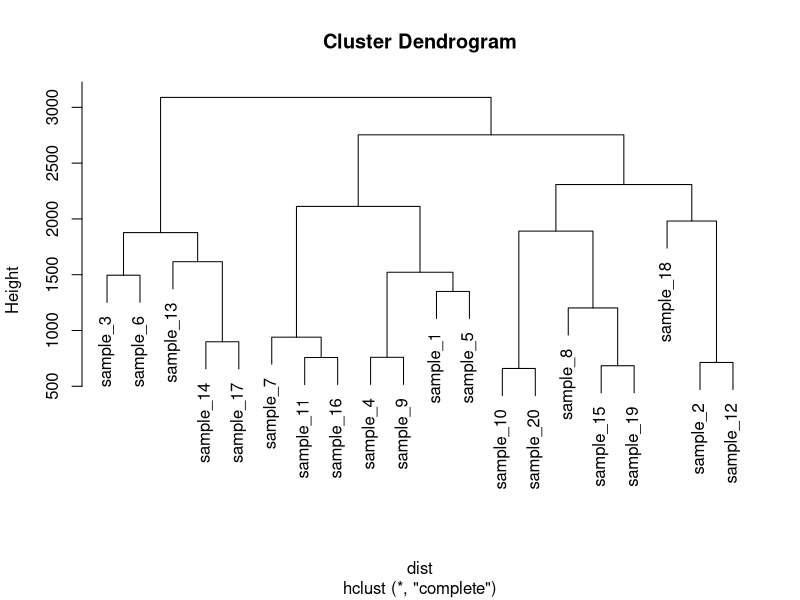
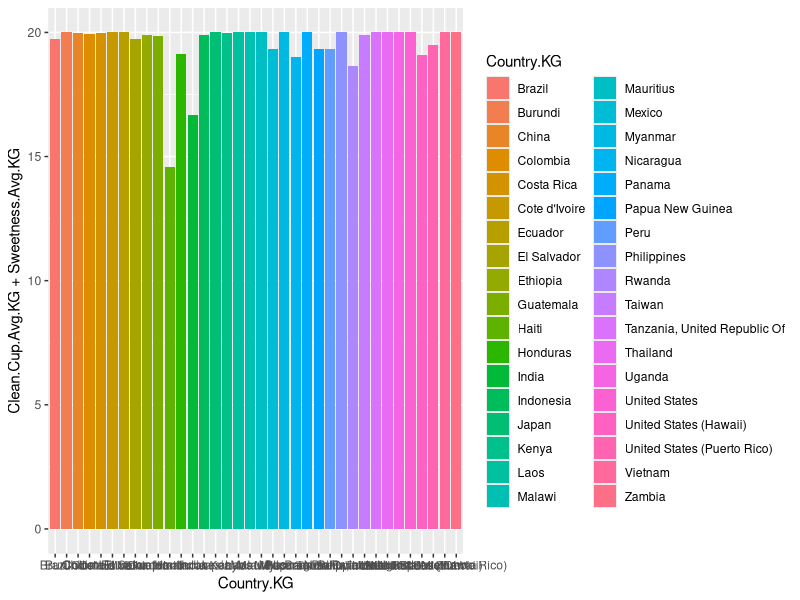

These charts were generated, in order, by the following R code:
## ---- chunk 1
library(tidyverse)
## ---- chunk 2
coffee_reviews <- read_csv("data/cleaned_coffee.csv")

coffee_avg <- read_csv("data/coffee_avg.csv")

all_data <- read_csv("data/arabica_data_cleaned.csv")

## ---- chunk 3

# Dataset 
data <- matrix( sample(seq(1,2000),200), ncol = 10 )
rownames(data) <- paste0("sample_" , seq(1,20))
colnames(data) <- paste0("variable",seq(1,10))

# Euclidean distance
dist <- dist(data[ , c(4:8)] , diag=TRUE)

# Hierarchical Clustering with hclust
hc <- hclust(dist)

# Plot the result
plot(hc)

## ---- chunk 4

ggplot(coffee_avg,
       aes(x = Country.KG,
           y = Clean.Cup.Avg.KG + 
               Sweetness.Avg.KG,
           fill = Country.KG) 
       ) +
  geom_col()

